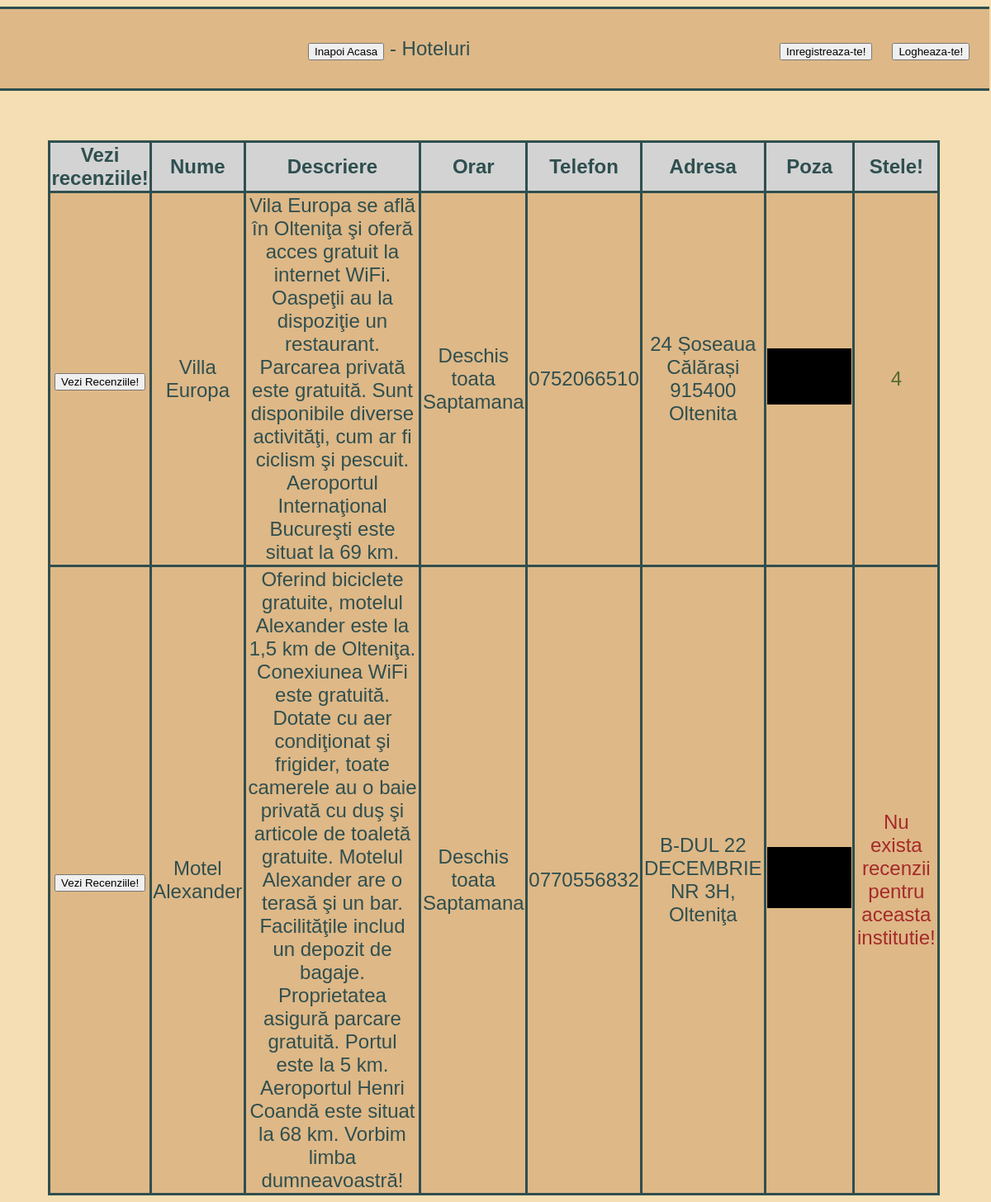
/hoteluri.php, run on the app's committed database.
### tables this page shows
CREATE TABLE `hoteluri` (
  `idHotel` int(10) UNSIGNED NOT NULL,
  `nume` varchar(50) NOT NULL,
  `poza` varchar(20) NOT NULL,
  `adresa` tinytext NOT NULL,
  `telefon` varchar(10) NOT NULL,
  `orar` text NOT NULL,
  `descriere` text NOT NULL
);

### hoteluri.php (the view, shortened to what this page needs)
<!DOCTYPE html>
<html>
<head>
<link rel="stylesheet" type="text/css" href="main.css">
<?php
$mysqli = new mysqli('localhost','root','','oltenita');
$sql="SELECT * FROM hoteluri";
$rs=$mysqli->query($sql);
?>
</head>
<header>
	<a href="index.php"><input type="button" value="Inapoi Acasa"></a> - Hoteluri
	<?php
	if(isset($_SESSION['login'])&&$_SESSION['login']=='logged'&&isset($_SESSION['username'])&&!($_SESSION['username']==''))
	{
	?>
	<div class="divright" style="margin-right:3%">
	<form action="" method="post">
	<input name="elog" id="elog" type="hidden" value="0">
	<a href="register.php"><input type="submit" value="Deconecteaza-te!"></a>
	</form>
	<?php
	if(isset($_POST['elog']))
	{
		session_start();
		session_destroy();
		header('Location: index.php');
	}
	?>
	</div>
	<div class="divright" style="margin-right:2%"><?php echo $_SESSION['username']?></div>
	<?php
	}
	else
	{
	?>
	<div class="divright" style="margin-right:2%"><a href="login.php"><input type="button" value="Logheaza-te!"></a></div>
	<div class="divright" style="margin-right:2%"><a href="register.php"><input type="button" value="Inregistreaza-te!"></a></div>
	<?php
	}
	?>
</header>
<body>
	<table style="width:90%" class="center">
		<thead>
			<tr>
				<th>Vezi recenziile!</th>
				<th>Nume</th>
				<th>Descriere</th>
				<th>Orar</th>
				<th>Telefon</th>
				<th>Adresa</th>
				<th>Poza</th>
				<th>Stele!</th>
			</tr>
		</thead>
		<tbody>
			<?php
				while($row=$rs->fetch_assoc()){
			?>
				<tr>
					<td>
						<form action="" method="post">
							<input type="submit" value="Vezi Recenziile!">
						</form>
					</td>
					<td><?php echo $row['nume'];?></td>
					<td><?php echo $row['descriere'];?></td>
					<td><?php echo $row['orar'];?></td>
					<td><?php echo $row['telefon'];?></td>
					<td><?php echo $row['adresa'];?></td>
					<td style="width:10%;"><img class="tabelprezentare" src="imagini/hoteluri/<?php echo $row['poza'];?>"></td>
					<td><?php $sql2="SELECT * FROM `recenziihoteluri` WHERE idInstitutie='".$row['idHotel']."';";
						$rs2=$mysqli->query($sql2);
						$rez=0;
						$medie=0;
						while($row2=$rs2->fetch_assoc()){
						$rez=$rez+$row2['stele'];
						$medie++;
						}
						if(!($medie==0)){
							?><span style="color:FireBrick !important;"><?php echo round($rez/$medie); ?></span><?php
							?><span style="color:GoldenRod!important;"><?php echo round($rez/$medie); ?></span><?php
							if(($rez/$medie>3.5)&&($rez/$medie<=5)){
							?><span style="color:DarkOliveGreen !important;"><?php echo round($rez/$medie); ?></span><?php
										}
							}
						else {?><span style="color:brown!important;"><?php echo 'Nu exista recenzii pentru aceasta institutie!'; ?></span><?php
										}
						?> </td>
				</tr>
			<?php
				}
			?>
		</tbody>
	</table>
</body>
</html>

### main.css (style rules this page uses)
body { width:100%; background-color:Wheat ; color:DarkSlateGrey; font-family:helvetica; font-size:150%; overflow-x: hidden; margin-left:-0.15%; }
header { background-color:burlywood; width:100%; text-align:center; line-height:400%; margin-bottom:5%; border-bottom: solid DarkSlateGrey; border-top: solid DarkSlateGrey; }
.divright { float:right; }
.center { margin-left:auto; margin-right:auto; }
table { border-collapse:collapse; border: solid DarkSlateGrey; }
tr { border: solid DarkSlateGrey; }
th { background-color:lightgrey; border: solid DarkSlateGrey; }
td { background-color:burlywood; border: solid DarkSlateGrey; }
a:link { color:DarkSlateGrey !important; text-decoration:none !important; }
.tabelprezentare { max-width:100%; max-height:100%; }

### hoteluri.php (style rules this page uses)
td { text-align:center; }

### data on the page
hoteluri: nume "Villa Europa", descriere "Vila Europa se află în Olteniţa şi oferă acces gratuit la internet WiFi. Oaspeţii au la dispoziţie un restaurant. Parcarea privată este gratuită. Sunt disponibile diverse activităţi, cum ar fi ciclism şi pescuit. Aeroportul Internaţional Bucureşti este situat la 69 km.", orar "Deschis toata Saptamana", telefon "0752066510", adresa "24 Șoseaua Călărași 915400 Oltenita", poza (picture), medie "4"
hoteluri: nume "Motel Alexander", descriere "Oferind biciclete gratuite, motelul Alexander este la 1,5 km de Olteniţa. Conexiunea WiFi este gratuită. Dotate cu aer condiţionat şi frigider, toate camerele au o baie privată cu duş şi articole de toaletă gratuite. Motelul Alexander are o terasă şi un bar. Facilităţile includ un depozit de bagaje. Proprietatea asigură parcare gratuită. Portul este la 5 km. Aeroportul Henri Coandă este situat la 68 km. Vorbim limba dumneavoastră!", orar "Deschis toata Saptamana", telefon "0770556832", adresa "B-DUL 22 DECEMBRIE NR 3H, Olteniţa", poza (picture), shows "Nu exista recenzii pentru aceasta institutie!"
